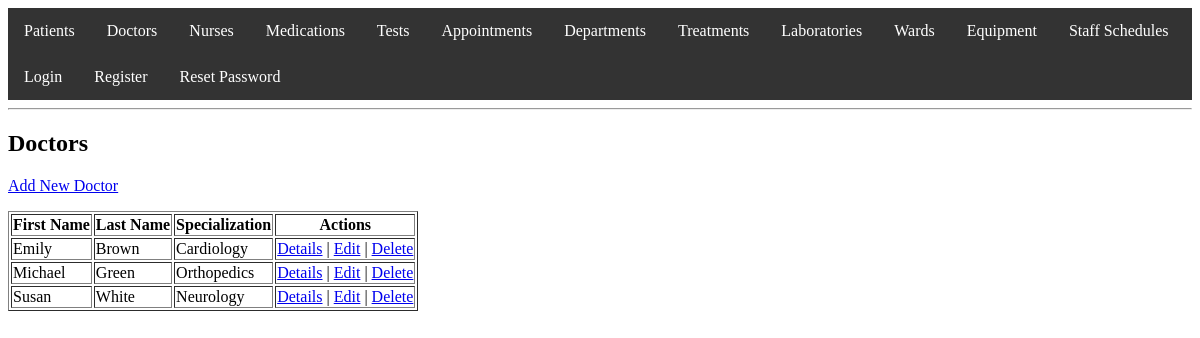
The app's page /doctor/view_doctors.php with its own data.
### tables this page shows
CREATE TABLE Doctors (
                         doctor_id INT PRIMARY KEY AUTO_INCREMENT,
                         user_id INT,
                         first_name VARCHAR(50),
                         last_name VARCHAR(50),
                         specialization_id INT,
                         FOREIGN KEY (user_id) REFERENCES Users(user_id) ON DELETE CASCADE,
                         FOREIGN KEY (specialization_id) REFERENCES Specializations(specialization_id)
);

CREATE TABLE Specializations (
                                 specialization_id INT PRIMARY KEY AUTO_INCREMENT,
                                 name VARCHAR(100),
                                 description TEXT
);

### doctor/view_doctors.php (the view, shortened to what this page needs)
<?php
include '../auth.php';
include '../header.php';
$sql = "SELECT * FROM Doctors";
$result = $conn->query($sql);
?>
<h2>Doctors</h2>
<p><a href="add_doctor_form.php" class="button">Add New Doctor</a></p>
<table border="1">
    <tr>
        <th>First Name</th>
        <th>Last Name</th>
        <th>Specialization</th>
        <th>Actions</th>
    </tr>
    <?php while ($doctor = $result->fetch_assoc()): ?>
        <tr>
            <td><?php echo htmlspecialchars($doctor['first_name']); ?></td>
            <td><?php echo htmlspecialchars($doctor['last_name']); ?></td>
            <td>
                <?php
                $spec_id = $doctor['specialization_id'];
                $spec_result = $conn->query("SELECT name FROM Specializations WHERE specialization_id = $spec_id");
                $spec = $spec_result->fetch_assoc();
                echo htmlspecialchars($spec['name']);
                ?>
            </td>
            <td>
                <a href="doctor_care.php?id=<?php echo $doctor['doctor_id']; ?>">Details</a> |
                <a href="edit_doctor_form.php?id=<?php echo $doctor['doctor_id']; ?>">Edit</a> |
                <a href="delete_doctor.php?id=<?php echo $doctor['doctor_id']; ?>">Delete</a>
            </td>
        </tr>
    <?php endwhile; ?>
</table>
<?php
include '../footer.php';
?>

### records on screen
doctors: first_name "Emily", last_name "Brown", specialization.name "Cardiology"
doctors: first_name "Michael", last_name "Green", specialization.name "Orthopedics"
doctors: first_name "Susan", last_name "White", specialization.name "Neurology"
